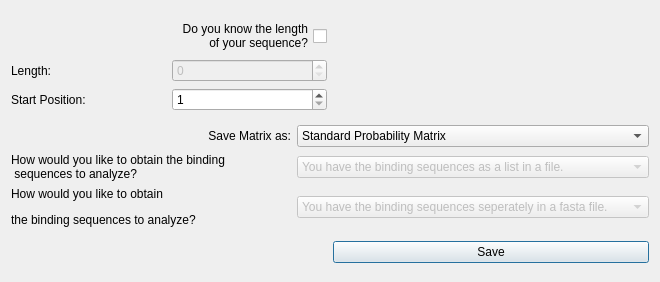
<?xml version="1.0" encoding="UTF-8"?>
<ui version="4.0">
 <class>matrixFromSequence</class>
 <widget class="QDialog" name="matrixFromSequence">
  <property name="geometry">
   <rect>
    <x>0</x>
    <y>0</y>
    <width>660</width>
    <height>282</height>
   </rect>
  </property>
  <property name="windowTitle">
   <string>Matrix From Sequence</string>
  </property>
  <layout class="QGridLayout" name="gridLayout_3">
   <item row="0" column="0">
    <layout class="QGridLayout" name="gridLayout_2">
     <item row="1" column="1">
      <widget class="QSpinBox" name="intLength">
       <property name="enabled">
        <bool>false</bool>
       </property>
      </widget>
     </item>
     <item row="0" column="0" colspan="2">
      <widget class="QCheckBox" name="checkBox">
       <property name="layoutDirection">
        <enum>Qt::RightToLeft</enum>
       </property>
       <property name="text">
        <string>Do you know the length 
 of your sequence?</string>
       </property>
      </widget>
     </item>
     <item row="1" column="0">
      <widget class="QLabel" name="label_3">
       <property name="text">
        <string>Length:</string>
       </property>
      </widget>
     </item>
     <item row="2" column="0">
      <widget class="QLabel" name="label_4">
       <property name="text">
        <string>Start Position:</string>
       </property>
      </widget>
     </item>
     <item row="2" column="1">
      <widget class="QSpinBox" name="intPosition">
       <property name="minimum">
        <number>1</number>
       </property>
      </widget>
     </item>
    </layout>
   </item>
   <item row="1" column="0" colspan="2">
    <layout class="QGridLayout" name="gridLayout">
     <item row="0" column="0">
      <widget class="QLabel" name="label_2">
       <property name="text">
        <string>Save Matrix as:</string>
       </property>
       <property name="alignment">
        <set>Qt::AlignRight|Qt::AlignTrailing|Qt::AlignVCenter</set>
       </property>
      </widget>
     </item>
     <item row="2" column="1">
      <widget class="QComboBox" name="chooseSequenceOrigin">
       <property name="enabled">
        <bool>false</bool>
       </property>
       <property name="toolTip">
        <string>Not implemented in Qt</string>
       </property>
       <item>
        <property name="text">
         <string>You have the binding sequences seperately in a fasta file.</string>
        </property>
       </item>
       <item>
        <property name="text">
         <string>You have a file with genomic coordinates of the sequences.</string>
        </property>
       </item>
       <item>
        <property name="text">
         <string>You want to analyze the result of a previous analysis.</string>
        </property>
       </item>
      </widget>
     </item>
     <item row="2" column="0">
      <widget class="QLabel" name="label">
       <property name="text">
        <string>&lt;html&gt;&lt;head/&gt;&lt;body&gt;&lt;p&gt;How would you like to obtain &lt;/p&gt;&lt;p&gt;the binding sequences to analyze?&lt;/p&gt;&lt;/body&gt;&lt;/html&gt;</string>
       </property>
       <property name="alignment">
        <set>Qt::AlignLeading|Qt::AlignLeft|Qt::AlignVCenter</set>
       </property>
      </widget>
     </item>
     <item row="1" column="1">
      <widget class="QComboBox" name="chooseSourceSequence">
       <property name="enabled">
        <bool>false</bool>
       </property>
       <property name="toolTip">
        <string>Not implemented in Qt</string>
       </property>
       <item>
        <property name="text">
         <string>You have the binding sequences as a list in a file.</string>
        </property>
       </item>
       <item>
        <property name="text">
         <string>You want to analyze the result of a previous analysis.</string>
        </property>
       </item>
      </widget>
     </item>
     <item row="0" column="1">
      <widget class="QComboBox" name="chooseMatrix">
       <item>
        <property name="text">
         <string>Standard Probability Matrix</string>
        </property>
       </item>
       <item>
        <property name="text">
         <string>Normalized Probability Matrix</string>
        </property>
       </item>
       <item>
        <property name="text">
         <string>Standard Logarithmic Matrix</string>
        </property>
       </item>
       <item>
        <property name="text">
         <string>Normalized Logarithmic Matrix</string>
        </property>
       </item>
      </widget>
     </item>
     <item row="1" column="0">
      <widget class="QLabel" name="label_5">
       <property name="text">
        <string>How would you like to obtain the binding 
 sequences to analyze?</string>
       </property>
      </widget>
     </item>
    </layout>
   </item>
   <item row="2" column="1">
    <widget class="QPushButton" name="buttonSave">
     <property name="text">
      <string>Save</string>
     </property>
    </widget>
   </item>
  </layout>
 </widget>
 <resources/>
 <connections/>
</ui>
